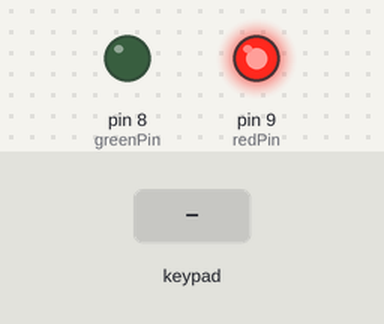
This sketch was run on a simulated Arduino Uno, built with avr-gcc and run on an emulated ATmega328P. On the bench: output pins drawn as LEDs (lit = HIGH). The test bench sets the inputs (shaded band).

Above: at 1.2 s.
1.3 s: keypad keys 1 2 3 4 pressed 0.4 s apart
At 3.4 s:
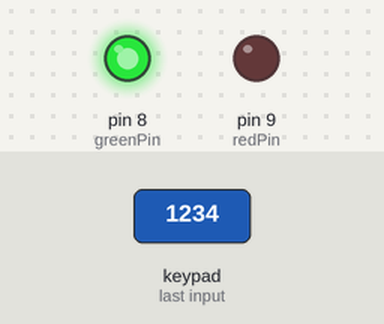
4.4 s: key '*' pressed
At 5.1 s:
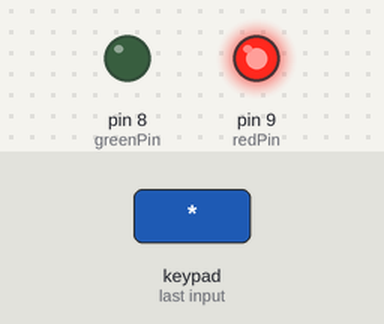
Timing chart, 0 to 7.4 s (numbered marks = the images above; inputs shaded):
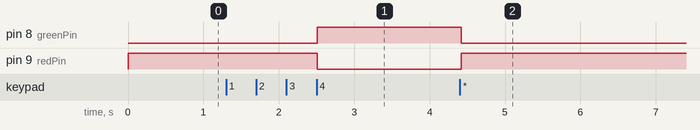

The sketch:

Keypad_Security_Code.ino
```cpp
#include <Keypad.h>
char* secretCode = "1234";
int position = 0;
const byte rows = 4;
const byte cols = 3;
char keys[rows][cols] = { {'1','2','3'}, {'4','5','6'}, {'7','8','9'}, {'*','0','#'} };
byte rowPins[rows] = {2, 7, 6, 4};
byte colPins[cols] = {3, 1, 5};
Keypad keypad = Keypad(makeKeymap(keys), rowPins, colPins, rows, cols);
int redPin = 9;
int greenPin = 8;
void setup()
{ pinMode(redPin, OUTPUT);
pinMode(greenPin, OUTPUT);
setLocked(true);
}
void loop()
{ char key = keypad.getKey();
if (key == '*' || key == '#')
{
  position = 0;
  setLocked(true);
  }
  if (key == secretCode[position])
  {
    position ++;
    }
    if (position == 4)
    {
      setLocked(false);
      }
      delay(100);
      }
void setLocked(int locked){
if (locked)
{
  digitalWrite(redPin, HIGH);
  digitalWrite(greenPin, LOW);
  }
  else
  {
    digitalWrite(redPin, LOW);
  digitalWrite(greenPin, HIGH);
  }
}
```

Measured:
- after the input at 1.3 s, pin 8 (greenPin): LOW → HIGH after 1.2 s; pin 9 (redPin): HIGH → LOW after 1.2 s
- after the input at 4.4 s, pin 8 (greenPin): HIGH → LOW at once; pin 9 (redPin): LOW → HIGH at once
